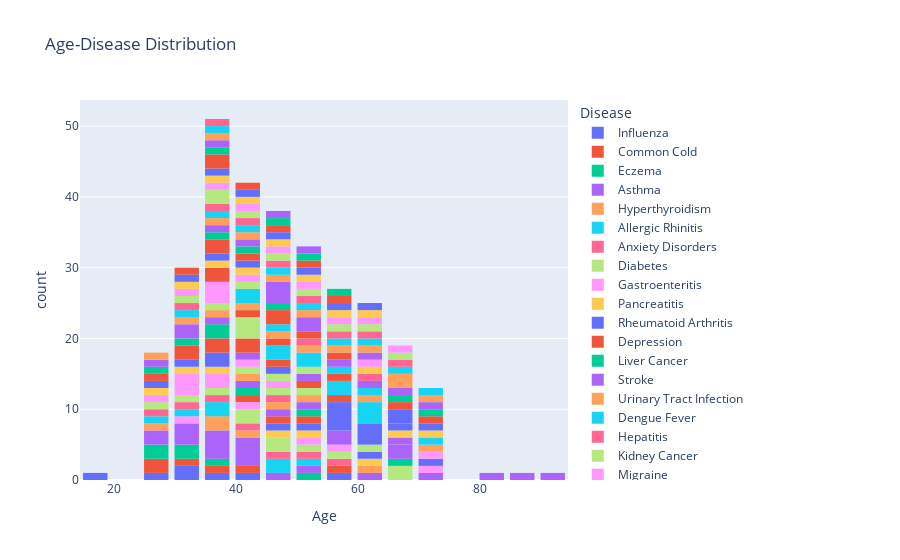

Notebook cell for this chart:
### Code cell
import plotly.express as px
fig = px.histogram(df, 
             x = 'Age',  
             title='Age-Disease Distribution',
             color= 'Disease'
                  )
fig.update_layout(bargap=0.2)

fig.show()
